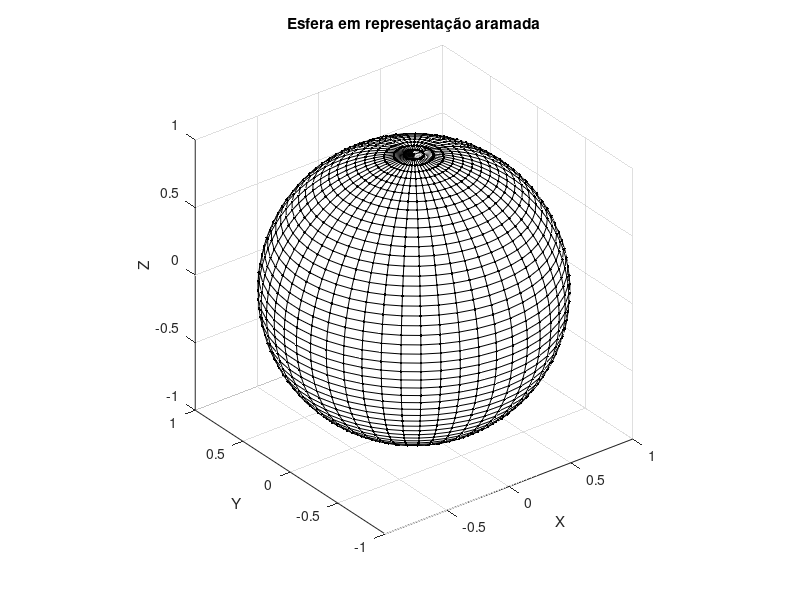

This figure's MATLAB source:
% Parâmetros da esfera
raio = 1; % Raio da esfera
resolucao = 50; % Número de pontos ao longo do equador

% Gerar pontos da esfera
theta = linspace(0, 2*pi, resolucao);
phi = linspace(-pi/2, pi/2, resolucao);
[theta, phi] = meshgrid(theta, phi);
x = raio*cos(phi).*cos(theta);
y = raio*cos(phi).*sin(theta);
z = raio*sin(phi);

% Plotar a esfera em representação aramada
figure;
plot3(x(:), y(:), z(:), 'k.'); % Pontos individuais
hold on;
mesh(x, y, z, 'EdgeColor', 'k'); % Superfície conectada
axis equal;
grid on;
xlabel('X');
ylabel('Y');
zlabel('Z');
title('Esfera em representação aramada');

